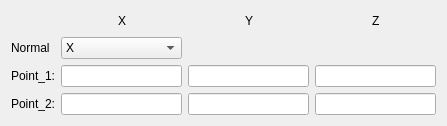
<?xml version="1.0" encoding="UTF-8"?>
<ui version="4.0">
 <class>Form</class>
 <widget class="QWidget" name="Form">
  <property name="geometry">
   <rect>
    <x>0</x>
    <y>0</y>
    <width>447</width>
    <height>118</height>
   </rect>
  </property>
  <property name="windowTitle">
   <string>Form</string>
  </property>
  <layout class="QHBoxLayout" name="horizontalLayout">
   <item>
    <layout class="QGridLayout" name="gridLayout">
     <item row="2" column="0">
      <widget class="QLabel" name="label_2">
       <property name="text">
        <string>Point_1:</string>
       </property>
      </widget>
     </item>
     <item row="2" column="1" colspan="3">
      <widget class="QLineEdit" name="lineEdit_point1x"/>
     </item>
     <item row="3" column="0">
      <widget class="QLabel" name="label_3">
       <property name="text">
        <string>Point_2:</string>
       </property>
      </widget>
     </item>
     <item row="2" column="7" colspan="3">
      <widget class="QLineEdit" name="lineEdit_point1z"/>
     </item>
     <item row="0" column="1">
      <spacer name="horizontalSpacer">
       <property name="orientation">
        <enum>Qt::Horizontal</enum>
       </property>
       <property name="sizeHint" stdset="0">
        <size>
         <width>40</width>
         <height>20</height>
        </size>
       </property>
      </spacer>
     </item>
     <item row="0" column="6">
      <spacer name="horizontalSpacer_4">
       <property name="orientation">
        <enum>Qt::Horizontal</enum>
       </property>
       <property name="sizeHint" stdset="0">
        <size>
         <width>40</width>
         <height>20</height>
        </size>
       </property>
      </spacer>
     </item>
     <item row="0" column="4">
      <spacer name="horizontalSpacer_3">
       <property name="orientation">
        <enum>Qt::Horizontal</enum>
       </property>
       <property name="sizeHint" stdset="0">
        <size>
         <width>40</width>
         <height>20</height>
        </size>
       </property>
      </spacer>
     </item>
     <item row="0" column="3">
      <spacer name="horizontalSpacer_2">
       <property name="orientation">
        <enum>Qt::Horizontal</enum>
       </property>
       <property name="sizeHint" stdset="0">
        <size>
         <width>40</width>
         <height>20</height>
        </size>
       </property>
      </spacer>
     </item>
     <item row="0" column="2">
      <widget class="QLabel" name="label_x2">
       <property name="text">
        <string>X</string>
       </property>
      </widget>
     </item>
     <item row="0" column="7">
      <spacer name="horizontalSpacer_5">
       <property name="orientation">
        <enum>Qt::Horizontal</enum>
       </property>
       <property name="sizeHint" stdset="0">
        <size>
         <width>40</width>
         <height>20</height>
        </size>
       </property>
      </spacer>
     </item>
     <item row="0" column="5">
      <widget class="QLabel" name="label_y2">
       <property name="text">
        <string>Y</string>
       </property>
      </widget>
     </item>
     <item row="0" column="8">
      <widget class="QLabel" name="label_z2">
       <property name="text">
        <string>Z</string>
       </property>
      </widget>
     </item>
     <item row="0" column="9">
      <spacer name="horizontalSpacer_6">
       <property name="orientation">
        <enum>Qt::Horizontal</enum>
       </property>
       <property name="sizeHint" stdset="0">
        <size>
         <width>40</width>
         <height>20</height>
        </size>
       </property>
      </spacer>
     </item>
     <item row="1" column="0">
      <widget class="QLabel" name="label">
       <property name="text">
        <string>Normal</string>
       </property>
      </widget>
     </item>
     <item row="1" column="1" colspan="3">
      <widget class="QComboBox" name="comboBox_dir">
       <item>
        <property name="text">
         <string>X</string>
        </property>
       </item>
       <item>
        <property name="text">
         <string>Y</string>
        </property>
       </item>
       <item>
        <property name="text">
         <string>Z</string>
        </property>
       </item>
      </widget>
     </item>
     <item row="3" column="4" colspan="3">
      <widget class="QLineEdit" name="lineEdit_point2y"/>
     </item>
     <item row="2" column="4" colspan="3">
      <widget class="QLineEdit" name="lineEdit_point1y"/>
     </item>
     <item row="3" column="1" colspan="3">
      <widget class="QLineEdit" name="lineEdit_point2x"/>
     </item>
     <item row="3" column="7" colspan="3">
      <widget class="QLineEdit" name="lineEdit_point2z"/>
     </item>
    </layout>
   </item>
  </layout>
 </widget>
 <tabstops>
  <tabstop>comboBox_dir</tabstop>
  <tabstop>lineEdit_point1x</tabstop>
  <tabstop>lineEdit_point1y</tabstop>
  <tabstop>lineEdit_point1z</tabstop>
  <tabstop>lineEdit_point2x</tabstop>
  <tabstop>lineEdit_point2y</tabstop>
  <tabstop>lineEdit_point2z</tabstop>
 </tabstops>
 <resources/>
 <connections/>
</ui>
